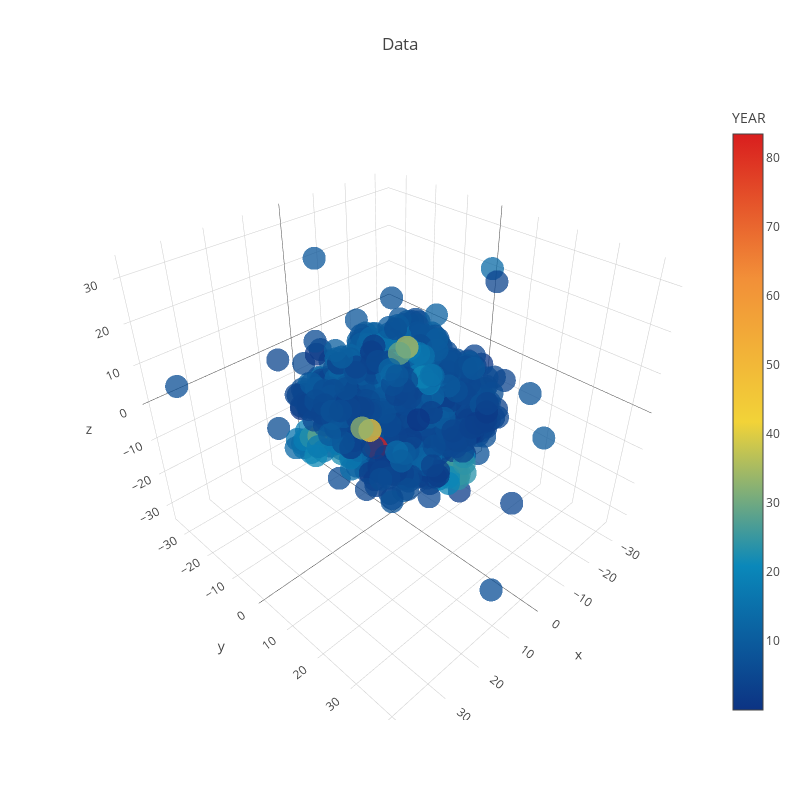

This figure's notebook cell:
### Code cell
trace1 = go.Scatter3d(
    x=tsne_results[:,0],
    y=tsne_results[:,1],
    z=tsne_results[:,2],
    mode='markers',
    marker=dict(
        sizemode='diameter',
        color = df['EVEBITDA'].values,
        colorscale = 'Portland',
        colorbar = dict(title = 'YEAR'),
        line=dict(color='rgb(255, 255, 255)'),
        opacity=0.75
    )
)

data=[trace1]
layout=dict(height=800, width=800, title='Data')
fig=dict(data=data, layout=layout)
py.iplot(fig, filename='3DBubble')

### Figure 1 — Plotly figure (JSON) as saved in the notebook; plotly's stock layout.template omitted (floating-point values rounded to 4 significant figures; data arrays with more than 128 entries replaced by an {"elided": "..."} marker saying what was removed)
{"data": [{"marker": {"color": {"elided": "977 float values"}, "colorbar": {"title": "YEAR"}, "colorscale": "Portland", "line": {"color": "rgb(255, 255, 255)"}, "opacity": 0.75, "sizemode": "diameter"}, "mode": "markers", "type": "scatter3d", "x": {"elided": "977 float values"}, "y": {"elided": "977 float values"}, "z": {"elided": "977 float values"}}], "layout": {"height": 800, "title": "Data", "width": 800}}
